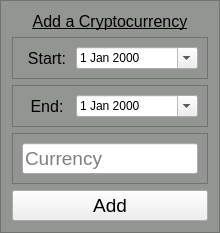
               <widget class="QFrame" name="frameAddCrypto">
                <property name="sizePolicy">
                 <sizepolicy hsizetype="Preferred" vsizetype="Expanding">
                  <horstretch>0</horstretch>
                  <verstretch>0</verstretch>
                 </sizepolicy>
                </property>
                <property name="styleSheet">
                 <string notr="true">QFrame {
	background-color: rgb(146, 149, 145);
}</string>
                </property>
                <property name="frameShape">
                 <enum>QFrame::StyledPanel</enum>
                </property>
                <property name="frameShadow">
                 <enum>QFrame::Plain</enum>
                </property>
                <layout class="QVBoxLayout" name="verticalLayout_17">
                 <property name="spacing">
                  <number>6</number>
                 </property>
                 <item>
                  <widget class="QLabel" name="labelAddACrypto">
                   <property name="font">
                    <font>
                     <family>Arial</family>
                     <pointsize>12</pointsize>
                     <weight>50</weight>
                     <bold>false</bold>
                     <underline>true</underline>
                     <stylestrategy>PreferDefault</stylestrategy>
                    </font>
                   </property>
                   <property name="styleSheet">
                    <string notr="true"/>
                   </property>
                   <property name="text">
                    <string>Add a Cryptocurrency</string>
                   </property>
                   <property name="alignment">
                    <set>Qt::AlignCenter</set>
                   </property>
                  </widget>
                 </item>
                 <item>
                  <widget class="QFrame" name="frameAddCryptoStartDate">
                   <property name="statusTip">
                    <string/>
                   </property>
                   <property name="frameShape">
                    <enum>QFrame::StyledPanel</enum>
                   </property>
                   <property name="frameShadow">
                    <enum>QFrame::Raised</enum>
                   </property>
                   <layout class="QHBoxLayout" name="horizontalLayout_13">
                    <property name="spacing">
                     <number>4</number>
                    </property>
                    <item>
                     <widget class="QLabel" name="labelStartDateCrypto">
                      <property name="maximumSize">
                       <size>
                        <width>50</width>
                        <height>16777215</height>
                       </size>
                      </property>
                      <property name="font">
                       <font>
                        <pointsize>12</pointsize>
                       </font>
                      </property>
                      <property name="styleSheet">
                       <string notr="true"/>
                      </property>
                      <property name="text">
                       <string>Start:</string>
                      </property>
                      <property name="alignment">
                       <set>Qt::AlignCenter</set>
                      </property>
                     </widget>
                    </item>
                    <item>
                     <widget class="QDateEdit" name="dateEditStartDateCrypto">
                      <property name="focusPolicy">
                       <enum>Qt::StrongFocus</enum>
                      </property>
                      <property name="toolTip">
                       <string extracomment="Enter the date to retrieve stock data from"/>
                      </property>
                      <property name="statusTip">
                       <string extracomment="Enter the date to retrieve stock data from"/>
                      </property>
                      <property name="styleSheet">
                       <string notr="true"/>
                      </property>
                      <property name="specialValueText">
                       <string/>
                      </property>
                      <property name="correctionMode">
                       <enum>QAbstractSpinBox::CorrectToNearestValue</enum>
                      </property>
                      <property name="showGroupSeparator" stdset="0">
                       <bool>false</bool>
                      </property>
                      <property name="dateTime">
                       <datetime>
                        <hour>0</hour>
                        <minute>0</minute>
                        <second>0</second>
                        <year>2000</year>
                        <month>1</month>
                        <day>1</day>
                       </datetime>
                      </property>
                      <property name="currentSection">
                       <enum>QDateTimeEdit::MonthSection</enum>
                      </property>
                      <property name="calendarPopup">
                       <bool>true</bool>
                      </property>
                      <property name="date">
                       <date>
                        <year>2000</year>
                        <month>1</month>
                        <day>1</day>
                       </date>
                      </property>
                     </widget>
                    </item>
                   </layout>
                  </widget>
                 </item>
                 <item>
                  <widget class="QFrame" name="frameAddCryptoEndDate">
                   <property name="frameShape">
                    <enum>QFrame::StyledPanel</enum>
                   </property>
                   <property name="frameShadow">
                    <enum>QFrame::Raised</enum>
                   </property>
                   <layout class="QHBoxLayout" name="horizontalLayout_14">
                    <property name="spacing">
                     <number>4</number>
                    </property>
                    <item>
                     <widget class="QLabel" name="labelEndDateCrypto">
                      <property name="maximumSize">
                       <size>
                        <width>50</width>
                        <height>16777215</height>
                       </size>
                      </property>
                      <property name="font">
                       <font>
                        <pointsize>12</pointsize>
                       </font>
                      </property>
                      <property name="styleSheet">
                       <string notr="true"/>
                      </property>
                      <property name="text">
                       <string>End:</string>
                      </property>
                      <property name="alignment">
                       <set>Qt::AlignCenter</set>
                      </property>
                     </widget>
                    </item>
                    <item>
                     <widget class="QDateEdit" name="dateEditEndDateCrypto">
                      <property name="focusPolicy">
                       <enum>Qt::StrongFocus</enum>
                      </property>
                      <property name="statusTip">
                       <string extracomment="Enter the date to retrieve stock data to"/>
                      </property>
                      <property name="styleSheet">
                       <string notr="true"/>
                      </property>
                      <property name="alignment">
                       <set>Qt::AlignLeading|Qt::AlignLeft|Qt::AlignVCenter</set>
                      </property>
                      <property name="readOnly">
                       <bool>false</bool>
                      </property>
                      <property name="correctionMode">
                       <enum>QAbstractSpinBox::CorrectToNearestValue</enum>
                      </property>
                      <property name="calendarPopup">
                       <bool>true</bool>
                      </property>
                      <property name="date">
                       <date>
                        <year>2000</year>
                        <month>1</month>
                        <day>1</day>
                       </date>
                      </property>
                     </widget>
                    </item>
                   </layout>
                  </widget>
                 </item>
                 <item>
                  <widget class="QFrame" name="frameAddTickerNameCrypto">
                   <property name="frameShape">
                    <enum>QFrame::StyledPanel</enum>
                   </property>
                   <property name="frameShadow">
                    <enum>QFrame::Raised</enum>
                   </property>
                   <layout class="QHBoxLayout" name="horizontalLayout_15">
                    <property name="spacing">
                     <number>1</number>
                    </property>
                    <item>
                     <widget class="QLineEdit" name="lineEditCrypto">
                      <property name="minimumSize">
                       <size>
                        <width>50</width>
                        <height>23</height>
                       </size>
                      </property>
                      <property name="maximumSize">
                       <size>
                        <width>16777215</width>
                        <height>16777215</height>
                       </size>
                      </property>
                      <property name="font">
                       <font>
                        <pointsize>14</pointsize>
                       </font>
                      </property>
                      <property name="focusPolicy">
                       <enum>Qt::StrongFocus</enum>
                      </property>
                      <property name="styleSheet">
                       <string notr="true"/>
                      </property>
                      <property name="placeholderText">
                       <string>Currency</string>
                      </property>
                     </widget>
                    </item>
                   </layout>
                  </widget>
                 </item>
                 <item>
                  <widget class="QPushButton" name="btnAddCrypto">
                   <property name="font">
                    <font>
                     <pointsize>14</pointsize>
                    </font>
                   </property>
                   <property name="focusPolicy">
                    <enum>Qt::StrongFocus</enum>
                   </property>
                   <property name="toolTip">
                    <string/>
                   </property>
                   <property name="toolTipDuration">
                    <number>-1</number>
                   </property>
                   <property name="statusTip">
                    <string/>
                   </property>
                   <property name="styleSheet">
                    <string notr="true"/>
                   </property>
                   <property name="text">
                    <string>Add</string>
                   </property>
                   <property name="autoDefault">
                    <bool>true</bool>
                   </property>
                  </widget>
                 </item>
                </layout>
               </widget>
